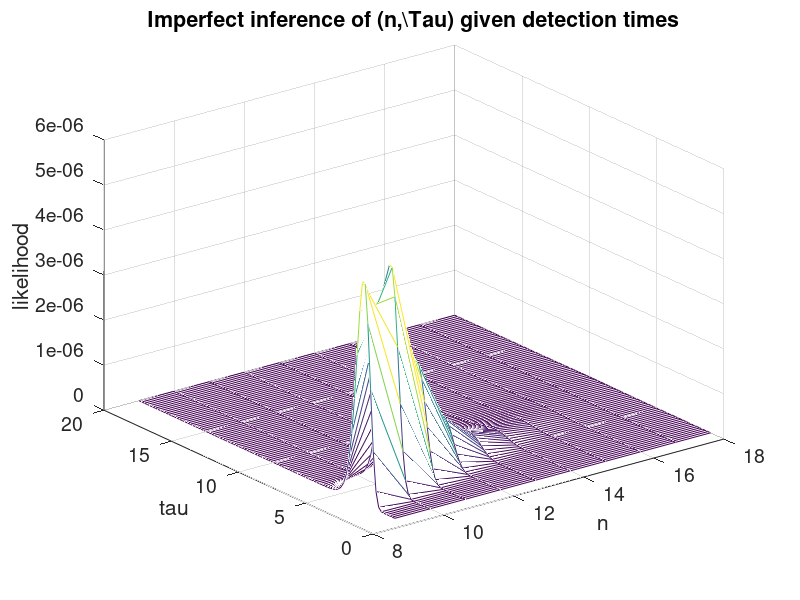

Recreate this plot in MATLAB. (Note: this script raises an error after producing the figure.)
% % EJR 2017
% 
% % 1. Generate one (or more) decay times
% %    Assume 1 excited fluorophore
% % Problems: uniform prior is weighted to too-high numbers if few data
% %           Likelihood hits small-number range over about 200 fluorophores - use log
% % likelihood.
% 
% NOTES - CHECK ADDITION OF LIKELIHOODS! (15-6-2017)
%       - I think the addition is sometimes log when it might be linear
%       - Probably under-weights terms with missing observations. 
%       - 
%       - Probably fixed (15/6)
%       - But am I now over-counting miss chance
%       - second one should not be (m-1)/N_D
%       - But a correction to (m-1)/N_D from (L/N_D). Poss (m-1)/L


number_of_simulations = 20;
EST_TAUS = zeros(number_of_simulations, 1);
for lpGrand = 1:number_of_simulations
	
% To run this: 
%  1. Generate some tObs by running section 3.

% Detection times - given tau ~ 4.1, Q = 1, n_D = 32.
% The list below is one such series of 9 detection times (10 arrivals)

% tObs  = [0.3820; 0.4403; 1.7521; 2.1195; 2.2572; 2.4480; 3.1544; 3.7733; 10.3995]; % From tau=4.1, 10 arrivals
% tObs  = [3.6689; 5.4470; % From tau = 4.1, 5 arrivals
% tObs  = [0.8508; 1.0155; 1.1545; 1.5293; 3.3626]; % 5 arrivals, tau = 4.1
% tObs  = [1.5441; 1.8589; 2.8371; 4.1173] % from 5 arrivals, tau=4.1. Gives nice result...
%   tObs    = [1.1568; 1.6567; 2.0638; 3.3979; 4.1945]; % from 5 arrivals, tau=4.1. Gives nice result...

% 1. PHOTON DYNAMICS SIMULATION:
% OR SIMULATE SOME DETECTION TIMES:
tObsList  = [];   % Detected photon times
n_D       = 32;   % Number of detector elements
T         = 25;   % Upper time limit of detection
Q         = 1.00; % Constant quantum efficiency term
tau_known = 4.1;  % Defined Lifetime, ns
lambda_known = 1/tau_known; % in case 1/tau is useful
Nf        = 10; % number of excited fluorophores
tEms = exprnd(tau_known, Nf,1); 
tEmsSorted = sort(tEms);
listDetRands = rand(size(tEmsSorted));
m = 0; % Considering what happens when the m'th photon has been detected
listDetected = zeros(size(tEmsSorted)); % Is this photon detected?
for lp = 1:length(tEmsSorted)
	detector_efficiciency = Q * (1 - m/n_D);
	if(listDetRands(lp) <= detector_efficiciency)
		listDetected(lp) = 1;
		m = m+1;
	end
end
tObs = tEmsSorted(listDetected==1);
tObs(tObs > T) = [];


% 2. INFERENCE METHOD
L   = length(tObs); % Number of detected photons
t_L = tObs(end);    % Final detected time (followed by blank up to T)
			 
Q = 1.00; % Constant quantum efficiency term (should be a known value)
T = 25;   % nanoseconds. Upper time-limit of detector
N_D = 32; % Number of detector elements. Known.

poss_ns = [L:(ceil(2*L))];
poss_taus = 1:0.2:20;
[array_ns, array_taus] = meshgrid(poss_ns, poss_taus); 

list_ns = array_ns(:);
list_taus = array_taus(:);
list_log_likelihood_total = zeros(size(list_ns));
% list_log_fmds = zeros([ length(tObs), length(list_ns)] );

for lpPrior = 1:length(list_ns)

% Get value of priors for this likelihood calculation
n   = list_ns(lpPrior);
tau = list_taus(lpPrior);
lam = 1/tau;

% Initialise log-likelihood value 
% ... Start with likelihood = 1 for this value of (n, lam)
log_likelihood_total = 0; % 
likelihood_jLs = 0;

% WORK OUT PHOTON DETECTION 'SLICING' PROBABILITY
% Arrivals: (L+jL), jT, (n-L-jL-jT) in times (0,t_L), (t_L, T), (T,inf) 
% Not-detected: (jL, jT, n-L-jL-jT) in times   "         "         "
% For long lifetime, probability that <<L arrive in mid-range is low
% ?Issue - Since we now have jL, we may need to redo j math in t_m_d's
%  Work with jL misses during detection phase, within each slice...
for jL = 0:(n-L)
	log_likelihood_total = 0; % For this value of jL...
	f_slicing = 0 ; % Probability for a particular value of jL. Initialise
	for jT = 0:(n-L-jL)
	% Combinations / arrival probs / necessary miss chances
	% Combinations: n! / n1! n2! n3!
	% Before t_L; between tL and T, after T
	f_gap_inc = ( factorial(n) / ( factorial(L+jL)*factorial(jT)*factorial(n-L-jL-jT) ) ) * ... 
		(1-exp(-lam*t_L))^(L+jL) * (exp(-lam*t_L) - exp(-lam*T))^(jT) * ...
		(exp(-lam*T))^(n-L-jL-jT)* ...
		(1-(N_D-L)/N_D)^(jL+jT);
	f_slicing = f_slicing + f_gap_inc;
	end
	% Have added up all p( jT and miss) values that produce this jL
	% NOW THERE ARE L + jL photons arriving in the period (0,t_L)
	% ? We have already accounted for the probability that the jL are missed
	log_likelihood_total = log_likelihood_total + log( f_slicing );

	% WORK OUT THE Probability of the m'th photon detection time, 
	% Given that there are n arrivals in t=(0,inf) and 
	% ... a maximum of jL photons can be missed during the (0,tL) range
	for m = 1:(length(tObs) - 0);
		t_m_d = tObs(m); % The m'th (present) detection time
		
		if( m==1 )   % FOR THE FIRST DETECTION. If Q=1, no arrivals can be missed before t = t_m_d
			f_m_d = 0; % Probability density for m'th detection. Initialise
			for k = 1:(1+jL) % skipping k-1 arrivals, detecting k'th
				% Probability of k'th arrival at time t_m_d, given n arrivals
				% f_n_a = lam * (L+jL) * nchoosek(L+jL-1,k-1) * (1-exp(-lam*DT))^(k-1) * ...
				% 	exp( -(L+jL-k+1)*lam*DT );
				f_n_a = lam * (n) * nchoosek(n-1,k-1) * (1-exp(-lam*t_m_d))^(k-1) * ...
					exp( -(n-k+1)*lam*t_m_d );

				% Increment for f_m_d. The (1) is for (perfect) spatial_efficiency
				f_inc = Q*((1-Q)^(k-1)) * (1) * f_n_a;
				f_m_d = f_m_d + f_inc;
			end
		log_fmd = log(f_m_d);
		log_likelihood_total = log_likelihood_total + log_fmd;
		% list_log_fmds(1, lpPrior) = log_fmd;
		end

		if(m>1) % FOR THE SECOND DETECTION AND ONWARDS
		f_m_d = 0;
		for j = 0:jL % j = # misses up to the m'th detection. Photons arriving in (0,t_m) inclusive is m + up to jL
		  % Sum up: Prob miss j photons * Prob detect k'th photon, k=m+j 
		  f_inc = nchoosek((n-1),(j+m-1)) * ... 
				      lam*(n)*(1-exp(-lam*t_m_d))^(j+m-1)*exp(-(n-j-m+1)*lam*t_m_d) * ...  
						  Q* ( 1 - Q*(N_D+1-m)/N_D )^j;
			f_m_d = f_m_d + f_inc;
		end
		log_fmd = log(f_m_d);
		log_likelihood_total = log_likelihood_total + log_fmd;
		end
	end % Loop contains calculation of m'th photon detection time probability
  likelihood_jLs = likelihood_jLs + exp(log_likelihood_total);
	
end % End of loop containing this jL value (jL photons missed before t_L)
list_log_likelihood_total(lpPrior) = log(likelihood_jLs);
% list_log_likelihood_total(lpPrior) = log_likelihood_total;

end % End of loop through this value of the prior (n, lam)

array_log_likelihood = reshape(list_log_likelihood_total, size(array_ns));

figure(5)
mesh(array_ns, array_taus, exp(array_log_likelihood));
xlabel('n');
ylabel('tau')
zlabel('likelihood')
set(gca, 'fontSize', 14)
title('Imperfect inference of (n,\Tau) given detection times')
% % PUT PRIOR END STATEMENTS HERE

p_marginal = sum(sum(exp(array_log_likelihood)));
est_tau = sum(sum(exp(array_log_likelihood).*array_taus)) / p_marginal

figure(6)
plot(poss_taus, (p_post_taus_log) );
xlabel('lifetime / ns', 'fontSize', 14)
ylabel('likelihood / arb', 'fontSize', 14)


p_post_taus = sum(exp(array_log_likelihood), 2) / p_marginal;
% p_post_taus_total = p_post_taus_total + p_post_taus;
p_post_taus_log   = p_post_taus_log + log(p_post_taus);
% p_post_taus_log = log(p_post_taus);

figure(7)
plot(poss_taus, p_post_taus / (sum(p_post_taus) ));
xlabel('lifetime (discretised) / ns', 'fontSize', 14)
ylabel('likelihood / normalised', 'fontSize', 14)
title('Likelihood - if photons may miss', 'fontSize', 14)
set(gca, 'fontSize', 14)
% ylim([0 0.12])
drawnow

figure(8)
hist(tObs, [0.5:1:24.5])
xlabel('time / ns', 'fontSize', 14)
ylabel('count', 'fontSize', 14)
title('Detected times', 'fontSize', 14)
set(gca, 'fontSize', 14)

% figure(9)
% mesh(list_log_fmds);

% % % %  REPEAT FOR MANY PULSES:
% % Repeat simulation and inference:
% % p_post_taus = sum(exp(array_log_likelihood), 2) / p_marginal;
% p_post_grand = p_post_taus;
% p_post_grand = p_post_grand + p_post_taus;
% 


EST_TAUS(lpGrand) = est_tau;
end